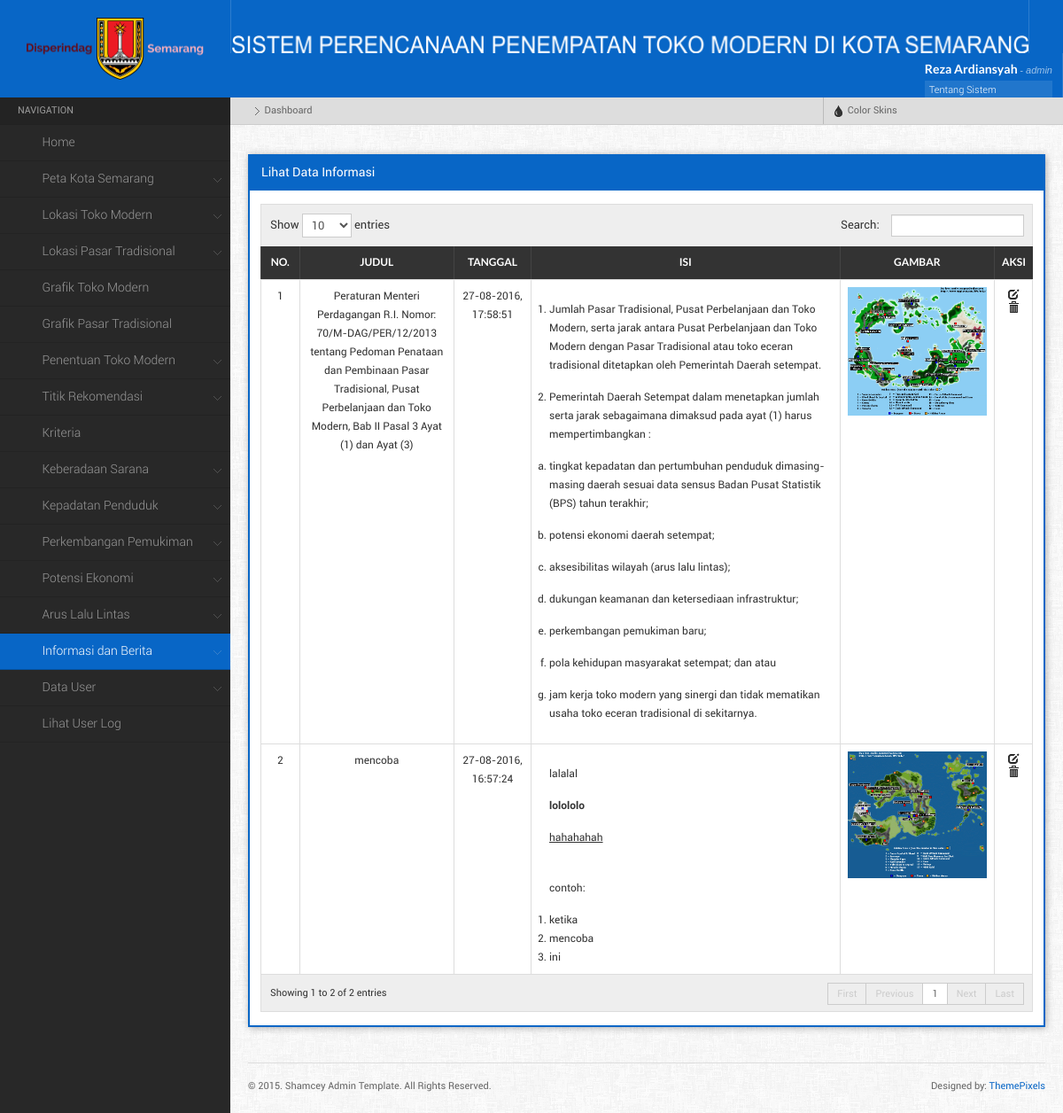
Page /main.php?menu=lihatInfo (signed in) on the earlier database version.
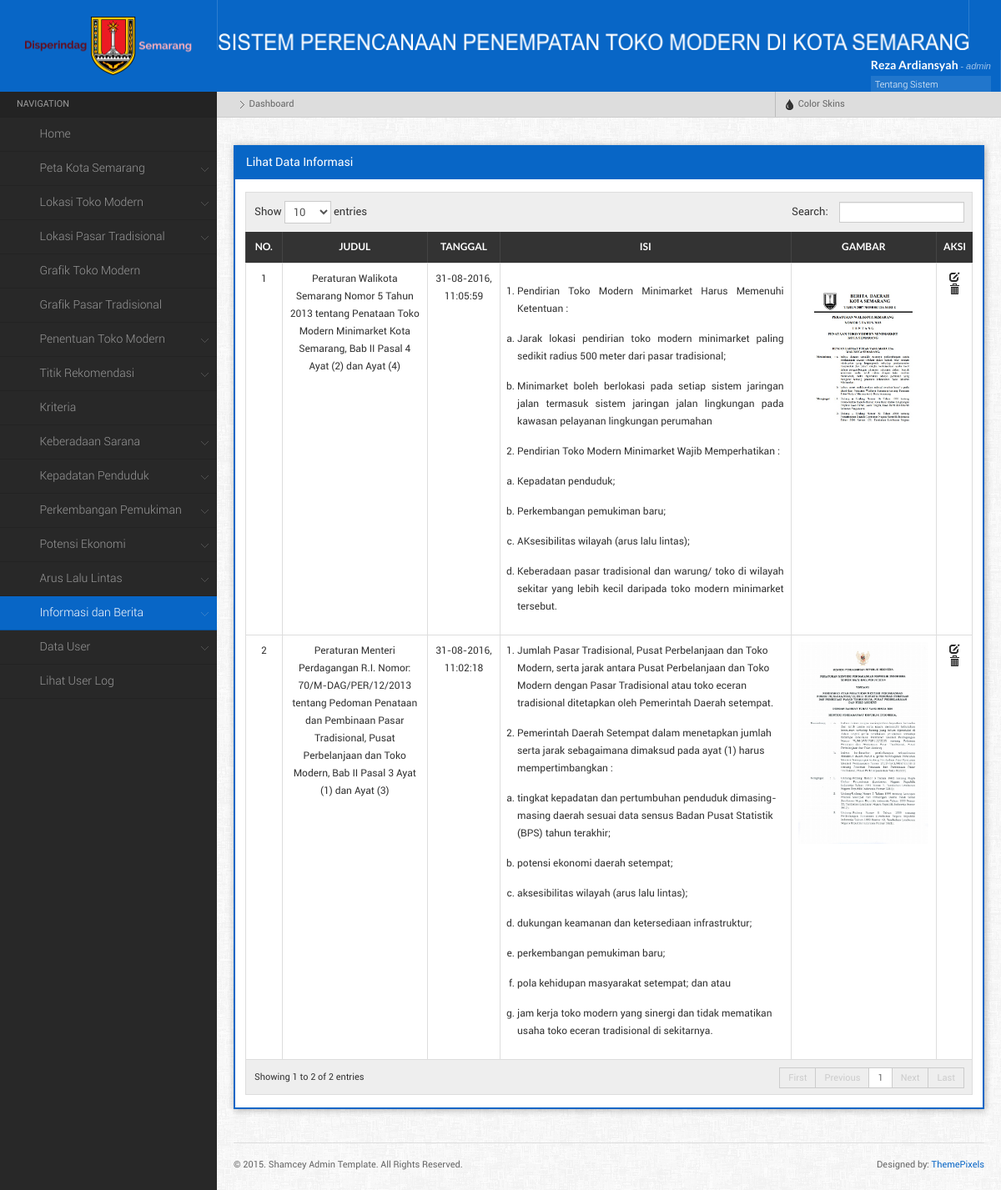
Same page on the later database version.
### tables this page shows
CREATE TABLE `info` (
  `id_info` int(11) NOT NULL,
  `id_user` int(11) NOT NULL,
  `judul` varchar(200) NOT NULL,
  `isi` text NOT NULL,
  `tanggal` timestamp NOT NULL DEFAULT CURRENT_TIMESTAMP ON UPDATE CURRENT_TIMESTAMP,
  `gambar` varchar(100) NOT NULL
);

### component/lihat_info.php (the view, shortened to what this page needs)
<?php
	$query =mysql_query("SELECT * FROM info ORDER BY tanggal DESC") or die (mysql_error());
    echo" <div class=\"widget\">
			<h4 class=\"widgettitle\">Lihat Data Informasi</h4>
			<div class=\"widgetcontent\">
			<table id=\"dyntable\" class=\"table table-bordered responsive\">
                <thead>
                    <tr>
                        <th></th>
                        <th><center>No.</th>
						<th><center>Judul</th>
						<th><center>Tanggal</th>
                        <th><center>Isi</th>
                        <th><center>Gambar</th>
						<th><center>Aksi</th>
                    </tr>
                </thead>
				<tbody>";
				$no = 1;
				while($pecah = mysql_fetch_array($query)){
				$date = date('d-m-Y, H:i:s', strtotime($pecah['tanggal']));
					echo "<tr class=\" \">
						<td></td>
						<td style='width:5%;'><center>$no</td>
						<td style='width:20%;'><center>$pecah[judul]</td>
						<td style='width:10%;'><center>$date</td>
						<td style='width:40%; padding-left: 20px;'><justify>$pecah[isi]</td>
						<td style='width:20%;'><center><img width='200px' src='component/upload/$pecah[gambar]'></td>
						<td class=\"center\" style=\"width: 60px;\">
							<a href= \"main.php?menu=editInfo&id_info=$pecah[id_info]\" title=\"Edit\"><i  class=\"icon-edit\"></i></a>
							<a href=\"main.php?menu=hapusInfo&id_info=$pecah[id_info]\" title=\"Hapus\" onClick=\"return confirm('Apakah Anda yakin ingin menghapus data ini?')\" class=\"icon-trash\"><i></i></a>
						</td>";
					echo "</td>
					</tr>";
				$no++;
				};
				echo "</tbody>
			</table>
		 </div>
		 </div>
	";
?>

### main.php (shortened to what this page needs)
<?php
if (empty($_SESSION['username']) AND empty ($_SESSION['id_user'])){
	echo "<meta http-equiv=\"refresh\" content=\"0; url=index.php\">";
}else{
?>
<html>
	<head>
		<link rel="stylesheet" href="css/style.default.css" type="text/css" />
		<link rel="stylesheet" href="css/responsive-tables.css">
		<link rel="stylesheet" href="css/bootstrap-fileupload.min.css" type="text/css" />
		<link rel="stylesheet" href="css/bootstrap-timepicker.min.css" type="text/css" />
	</head>
	<body>
		<?php
			function setActive($d){
				if(ISSET($_GET['menu'])){
					if($_GET['menu'] == $d){
						echo "class='active'";
					}
				}
			}
			function setActive1(){
			echo "active";
			}
		?>
	<div class="mainwrapper">
    <div class="header">
		<div class="logo">
			<img src="images/disperindag.png" alt="" style=" width:200px; height:70px; margin-top:-20px; !important" />
		</div>
			<div class="headerinner">
                <ul class="headmenu">
					<li>
						<img src="images/logo8.png" alt="" style=" width:900px; height:20px; margin-top:40px; !important"  />
					</li>
				<li class="right">
                    <div class="userloggedinfo">
                        <div class="userinfo">
                            <h5><?php echo $_SESSION['nama_user']; ?> <small>- <?php echo $_SESSION['username']; ?></small></h5>
                            <ul>
								<li> <a  data-toggle="modal" href="#myModal">Tentang Sistem <span class="iconfa-question-sign"></span></a></li>
                                <li><a href="main.php?menu=editProfile">Edit Profile <span class="iconfa-cog"></span></a></li>
                                <li><a href="logout.php">Sign Out <span class="iconfa-signout"></span></a></li>
                            </ul>
                        </div>
                    </div>
                </li>
				</ul>
			</div>
    </div>
    <div class="leftpanel">
        <div class="leftmenu">
            <ul class="nav nav-tabs nav-stacked">
            	<li class="nav-header">Navigation</li>
					<?php
						if($_SESSION['level'] == '1'){
					?>
						<li <?php setActive('dashboard');?>><a href="main.php"><span class="iconfa-home"></span>Home</a>
						</li>
						<li class="dropdown  <?php if (($_GET['menu'] == 'petaSemarang') || ($_GET['menu'] == 'petaSemarangapi')){ setActive1(); }?>"><a href=""><span class="iconfa-globe"></span>Peta Kota Semarang</a>
						</li>
						<li class="dropdown  <?php if (($_GET['menu'] == 'formToko') || ($_GET['menu'] == 'lihatToko')){ setActive1(); }?>"><a href=""><span class="iconfa-tags"></span>Lokasi Toko Modern</a>
						</li>
						<li class="dropdown  <?php if (($_GET['menu'] == 'formPasar') || ($_GET['menu'] == 'lihatPasar')){ setActive1(); }?>"><a href=""><span class="iconfa-shopping-cart"></span>Lokasi Pasar Tradisional</a>
						</li>
						<li <?php setActive('grafikToko');?>><a href="main.php?menu=grafikToko"><span class="iconfa-bar-chart"></span>Grafik Toko Modern</a>
						</li>
						<li <?php setActive('grafikPasar');?>><a href="main.php?menu=grafikPasar"><span class="iconfa-signal"></span>Grafik Pasar Tradisional</a>
						</li>
						<li class="dropdown  <?php if (($_GET['menu'] == 'penentuanToko') || ($_GET['menu'] == 'penentuanTokoall')){ setActive1(); }?>"><a href=""><span class="iconfa-map-marker"></span>Penentuan Toko Modern</a>
						</li>
						<li class="dropdown  <?php if (($_GET['menu'] == 'formTitik') || ($_GET['menu'] == 'lihatTitik')){ setActive1(); }?>"><a href=""><span class="iconfa-screenshot"></span>Titik Rekomendasi</a>
						</li>
						<li <?php setActive('lihatKriteria');?>><a href="main.php?menu=lihatKriteria"><span class="iconfa-wrench"></span>Kriteria</a>
						</li>
						<li class="dropdown  <?php if (($_GET['menu'] == 'formKeberadaan') || ($_GET['menu'] == 'lihatKeberadaan')){ setActive1(); }?>"><a href=""><span class="iconfa-umbrella"></span>Keberadaan Sarana</a>
						</li>
						<li class="dropdown  <?php if (($_GET['menu'] == 'formKepadatan') || ($_GET['menu'] == 'lihatKepadatan')){ setActive1(); }?>"><a href=""><span class="iconfa-th-large"></span>Kepadatan Penduduk</a>
						</li>
						<li class="dropdown  <?php if (($_GET['menu'] == 'formPerkembangan') || ($_GET['menu'] == 'lihatPerkembangan')){ setActive1(); }?>"><a href=""><span class="iconfa-th"></span>Perkembangan Pemukiman</a>
						</li>
						<li class="dropdown  <?php if (($_GET['menu'] == 'formPotensi') || ($_GET['menu'] == 'lihatPotensi')){ setActive1(); }?>"><a href=""><span class="iconfa-align-left"></span>Potensi Ekonomi</a>
						</li>
						<li class="dropdown  <?php if (($_GET['menu'] == 'formArus') || ($_GET['menu'] == 'lihatArus')){ setActive1(); }?>"><a href=""><span class="iconfa-road"></span>Arus Lalu Lintas</a>
						</li>
						<li class="dropdown  <?php if (($_GET['menu'] == 'formInfo') || ($_GET['menu'] == 'lihatInfo')){ setActive1(); }?>"><a href=""><span class="iconfa-info-sign"></span>Informasi dan Berita</a>
						</li>
						<li class="dropdown <?php if (($_GET['menu'] == 'formInputUser') || ($_GET['menu'] == 'lihatUser')){ setActive1(); }?>"><a href=""><span class="iconfa-user"></span>Data User</a>
						</li>
						<li <?php setActive('lihatLog');?>><a href="main.php?menu=lihatLog"><span class="iconfa-pencil"></span>Lihat User Log</a>
						</li>
						<?php }
						 ?>
			</ul>
        </div>
    </div>
    <div class="rightpanel">
        <ul class="breadcrumbs">
            <li><a href="main.php"><i class="iconfa-home"></i></a> <span class="separator"></span></li>
            <li>Dashboard</li>
			<li class="right">
                    <a href="" data-toggle="dropdown" class="dropdown-toggle"><i class="icon-tint"></i> Color Skins</a>
            </li>
        </ul>
        <div class="maincontent">
            <div class="maincontentinner" style='position:relative;'>
			<?php
			if(ISSET($_GET['menu'])){
				$d = $_GET['menu'];
				if($d == 'home'){
					include "component/home.php";
				}else if($d == 'dashboard'){
					include "main.php";
				}else if($d == 'editProfile'){
					include "component/editprofile.php";
				}else if($d == 'resetPass'){
					include "component/resetpass.php";
				}else if($d == 'formInputUser'){
					include "component/form_user.php";
				}else if($d == 'lihatUser'){
					include "component/lihat_user.php";
				}else if($d == 'reset'){
					include "component/resetpass.php";
				}else if($d == 'hapusUser'){
					include "component/hapus_user.php";
				}else if($d == 'lihatLog'){
					include "component/lihat_log.php";
				}else if($d == 'formTitik'){
					include "component/form_titik.php";
				}else if($d == 'lihatTitik'){
					include "component/lihat_titik.php";
				}else if($d == 'editTitik'){
					include "component/form_edit_titik.php";
				}else if($d == 'hapusTitik'){
					include "component/hapus_titik.php";
				}else if($d == 'lihatKriteria'){
					include "component/lihat_kriteria.php";
				}else if($d == 'editKriteria'){
					include "component/form_edit_kriteria.php";
				}else if($d == 'hapusKriteria'){
					include "component/hapus_kriteria.php";
				}else if($d == 'formKeberadaan'){
					include "component/form_keberadaan.php";
				}else if($d == 'lihatKeberadaan'){
					include "component/lihat_keberadaan.php";
				}else if($d == 'editKeberadaan'){
					include "component/form_edit_keberadaan.php";
				}else if($d == 'hapusKeberadaan'){
					include "component/hapus_keberadaan.php";
				}else if($d == 'formKepadatan'){
					include "component/form_kepadatan.php";
				}else if($d == 'lihatKepadatan'){
					include "component/lihat_kepadatan.php";
				}else if($d == 'editKepadatan'){
					include "component/form_edit_kepadatan.php";
				}else if($d == 'hapusKepadatan'){
					include "component/hapus_kepadatan.php";
				}else if($d == 'formPerkembangan'){
					include "component/form_perkembangan.php";
				}else if($d == 'lihatPerkembangan'){
					include "component/lihat_perkembangan.php";
				}else if($d == 'editPerkembangan'){
					include "component/form_edit_perkembangan.php";
				}else if($d == 'hapusPerkembangan'){
					include "component/hapus_perkembangan.php";
				}else if($d == 'formPotensi'){
					include "component/form_potensi.php";
				}else if($d == 'lihatPotensi'){
					include "component/lihat_potensi.php";
				}else if($d == 'editPotensi'){
					include "component/form_edit_potensi.php";
				}else if($d == 'hapusPotensi'){
					include "component/hapus_potensi.php";
				}else if($d == 'formArus'){
					include "component/form_arus.php";
				}else if($d == 'lihatArus'){
					include "component/lihat_arus.php";
				}else if($d == 'editArus'){
					include "component/form_edit_arus.php";
				}else if($d == 'hapusArus'){
					include "component/hapus_arus.php";
				}else if($d == 'formInfo'){
					include "component/form_info.php";
				}else if($d == 'lihatInfo'){
					include "component/lihat_info.php";
				}else if($d == 'editInfo'){
					include "component/form_edit_info.php";
				}else if($d == 'hapusInfo'){
					include "component/hapus_info.php";
				}else if($d == 'petaToko'){
					include "component/peta_toko.php";
				}else if($d == 'formToko'){
					include "component/form_toko.php";
				}else if($d == 'lihatToko'){
					include "component/lihat_toko.php";
				}else if($d == 'editToko'){
					include "component/form_edit_toko.php";
				}else if($d == 'hapusToko'){
					include "component/hapus_toko.php";
				}else if($d == 'petaPasar'){
					include "component/peta_pasar.php";
				}else if($d == 'formPasar'){
					include "component/form_pasar.php";
				}else if($d == 'lihatPasar'){
					include "component/lihat_pasar.php";
				}else if($d == 'editPasar'){
					include "component/form_edit_pasar.php";
				}else if($d == 'hapusPasar'){
					include "component/hapus_pasar.php";
				}else if($d == 'formGaleri'){
					include "component/form_galeri.php";
				}else if($d == 'lihatGaleri'){
					include "component/lihat_galeri.php";
				}else if($d == 'editGaleri'){
					include "component/form_edit_galeri.php";
				}else if($d == 'hapusGaleri'){
					include "component/hapus_galeri.php";
				}else if($d == 'formPegawai'){
					include "component/form_pegawai.php";
				}else if($d == 'lihatPegawai'){
					include "component/lihat_pegawai.php";
				}else if($d == 'editPegawai'){
					include "component/form_edit_pegawai.php";
				}else if($d == 'hapusPegawai'){
					include "component/hapus_pegawai.php";
				}else if($d == 'grafikToko'){
					include "component/grafik_toko.php";
				}else if($d == 'grafikPasar'){
					include "component/grafik_pasar.php";
				}else if($d == 'penentuanToko'){
					include "component/penentuan_toko.php";
				}else if($d == 'hasilHitung'){
					include "component/hasil.php";
				}else if($d == 'penentuanTokoall'){
					include "component/penentuan_tokoall.php";
				}else if($d == 'hasilHitungall'){
					include "component/hasilall.php";
				}else if($d == 'petaSemarangapi'){
					include "component/peta_api.php";
				}else if($d == 'petaSemarang'){
					include "component/peta.php";
				}
				else{
				echo"<h4 class='widgettitle'>Home</h4><div class='widgetcontent'> <img src='img/home7.jpg'/></div>";
				}
			}else{
				echo"<h4 class='widgettitle'>Home</h4><div class='widgetcontent'> <img src='img/home7.jpg'/></div>";
			};?>
                <div class="footer">
                    <div class="footer-left">
                        <span>&copy; 2015. Shamcey Admin Template. All Rights Reserved.</span>
                    </div>
                    <div class="footer-right">
                        <span>Designed by: <a href="http://themepixels.com/">ThemePixels</a></span>
                    </div>
                </div>
            </div>
        </div>
    </div>
	</div>
	</body>
</html>
<?php }?>

### css/responsive-tables.css (style rules this page uses)
table.responsive { margin-bottom: 0; }
table.responsive td, table.responsive th { position: relative; overflow: hidden; white-space: wrap !important; }

Differences in the rows shown:
removed info: judul "mencoba", tanggal "27-08-2016, 16:57:24", isi "lalalal lolololo hahahahah contoh: ketika mencoba ini", gambar (picture)
added info: judul "Peraturan Walikota Semarang Nomor 5 Tahun 2013 tentang Penataan Toko Modern Minimarket Kota Semarang, Bab II Pasal 4 Ayat (2) dan Ayat (4)", tanggal "31-08-2016, 11:05:59", isi "Pendirian Toko Modern Minimarket Harus Memenuhi Ketentuan : Jarak lokasi pendirian toko modern minimarket paling sedikit radius 500 meter dari pasar tradisional; Minimarket boleh berlokasi pada setiap sistem jaringan jalan termasuk sistem jaringan jalan lingkungan pada kawasan pelayanan lingkungan perumahan Pendirian Toko Modern Minimarket Wajib Memperhatikan : Kepadatan penduduk; Perkembangan pemukiman baru; AKsesibilitas wilayah (arus lalu lintas); Keberadaan pasar tradisional dan warung/ toko di wilayah sekitar yang lebih kecil daripada toko modern minimarket tersebut.", gambar (picture)
changed info (number 2 of 2 on the later page): tanggal "27-08-2016, 17:58:51" → "31-08-2016, 11:02:18"; gambar: a different picture
